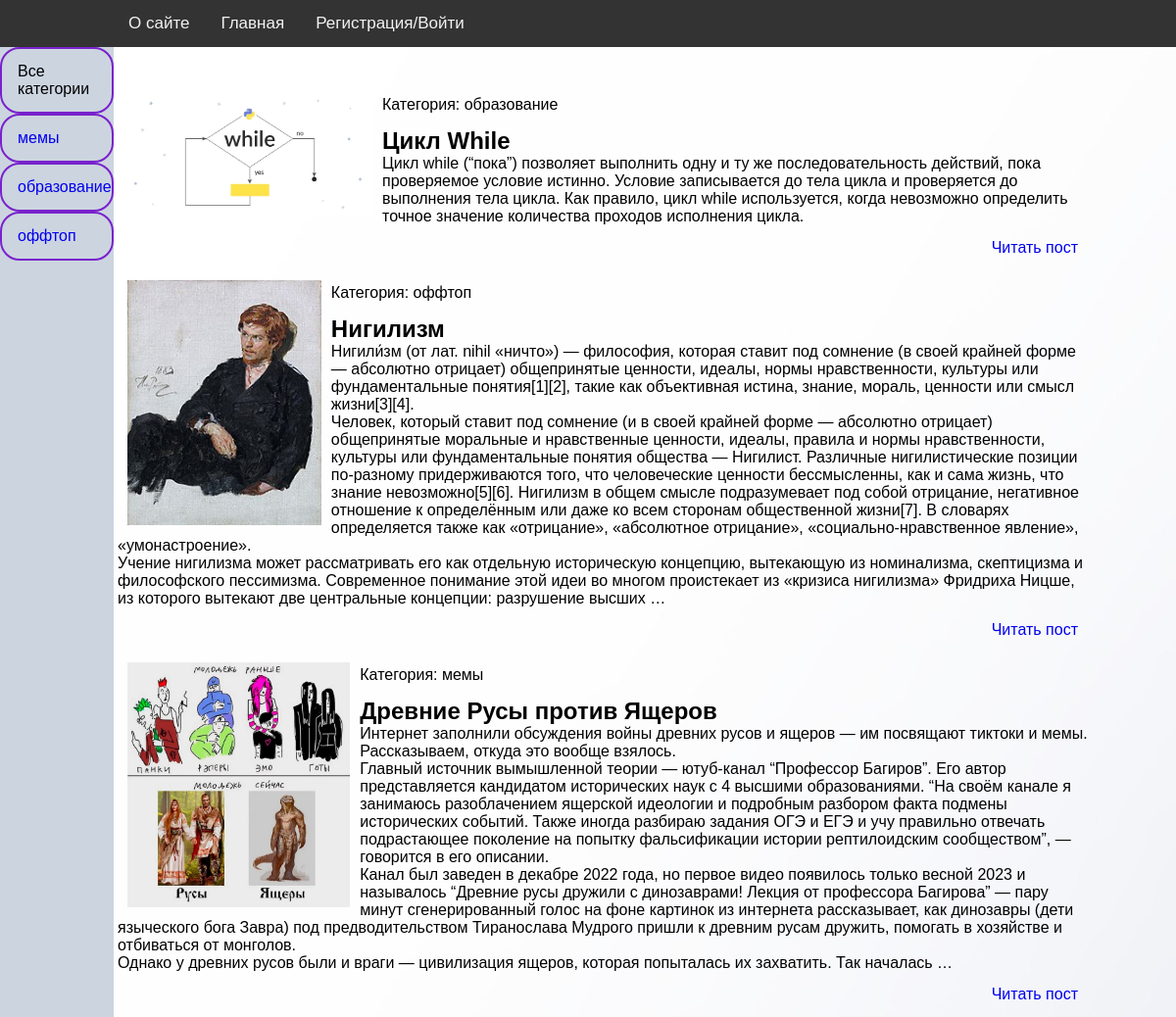
Before: / with the older database file.
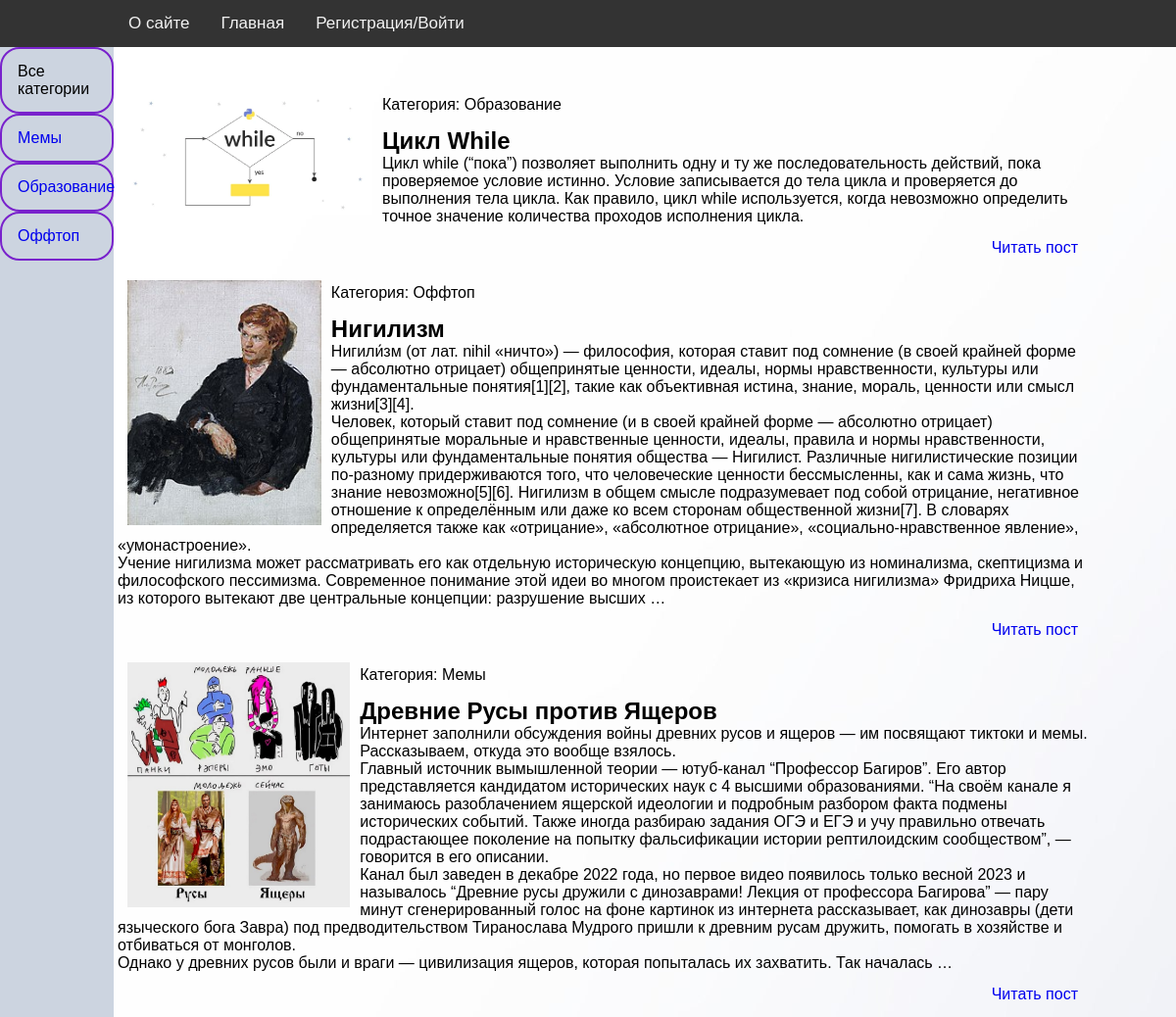
After: the same page with the newer database file.
### blog/models.py (models this page shows, shortened)
class Category(models.Model):
    name = models.CharField(max_length=100, db_index=True, verbose_name='Категория')
    slug = models.SlugField(max_length=255, unique=True, db_index=True, verbose_name='URL')
    class Meta:
        verbose_name = 'Категория'
        verbose_name_plural = 'Категории'
        ordering = ['id']
    def __str__(self):
        return self.name
    def get_absolute_url(self):
        return reverse('category', kwargs={'cat_slug': self.slug})

class StandartPost(models.Model):
    title = models.CharField(max_length=255, verbose_name='Заголовок')
    slug = models.SlugField(max_length=255, unique=True, db_index=True, verbose_name='URL')
    post_author = models.TextField(blank=True, verbose_name='Автор')
    post_header_image = models.ImageField(upload_to='photos/%d/%m/%Y', null=True, verbose_name='Картинка')
    post_text = models.TextField(blank=True, verbose_name='Текст')
    time_create = models.DateTimeField(auto_now_add=True, verbose_name='Время создания', null=True)
    time_update = models.DateTimeField(auto_now=True, verbose_name='Время обновления', null=True)
    is_published = models.BooleanField(default=True, verbose_name='Опубликовано')
    cat = models.ForeignKey('Category', on_delete=models.PROTECT, verbose_name='Категория')
    class Meta:
        verbose_name = 'Пост'
        verbose_name_plural = 'Посты'
        ordering = ['time_create', 'title']
    def get_absolute_url(self):
        return reverse('post', kwargs={'post_slug': self.slug})

### blog/views.py (the view)
# urls.py: path('', BlogHome.as_view(), name='home'),
class BlogHome(DataMixin, ListView):
    model = StandartPost
    template_name = 'blog/index.html'
    context_object_name = 'posts'
    def get_context_data(self, *, object_list=None, **kwargs):
        context = super().get_context_data(**kwargs)
        c_def = self.get_user_context(title="Главная страница")
        context.update(c_def)
        return context
    def get_queryset(self):
        return StandartPost.objects.filter(is_published=True)

### blog/utils.py (called while the page is built)
    def get_user_context(self, **kwargs):
        context = kwargs
        cats = Category.objects.annotate(Count('standartpost'))
        user_menu = menu_buttons.copy()
        if not self.request.user.is_authenticated:
            user_menu.pop(2)
        context['menu'] = user_menu
        context['cats'] = cats
        if 'cat_selected' not in context:
            context['cat_selected'] = 0
        return context

### blog/templates/blog/index.html (shortened to what this page needs)
{% extends "blog/base.html" %}
{% load static%}
{% block content %}
    {% for p in posts %}
    <div class="preview">
         {% if p.post_header_image %}
        <img class="post-image" src="{{ p.post_header_image.url }}" alt="#">
        {% endif %}
        <p class="category">Категория: {{ p.cat }}</p>
        <h2>{{ p.title }}</h2>
        <p>{{ p.post_text|linebreaks|truncatewords:150 }}</p>
        <div class="link-read-post">
            <a href="{{ p.get_absolute_url }}">Читать пост</a>
        </div>
    </div>
    {% endfor %}
{% endblock %}

### blog/templates/blog/base.html (shortened to what this page needs)
<!DOCTYPE html>
{%  load static %}
<html lang="ru">
    <head>
        <link rel="stylesheet"  type="text/css" href="{% static 'blog/css/styles.css' %}">
    </head>
    <body>
        <div>
            <div class="topnav">
                <nav>
                {% for  m in menu %}
                    {% if not forloop.last %}
                        <a href="{% url  m.url_name %}">{{ m.title }}</a>
                    {% else %}
                        <a href="{% url  m.url_name %}">{{ m.title }}</a>
                    {% endif %}
                {% endfor %}
                </nav>
            </div>
        </div>
        <div class="sidenav">
            {% if cat_selected == 0 %}
                <p>Все категории</p>
            {% else %}
                <a href="{% url 'home' %}">Все категории</a>
            {% endif %}
            {% for c in cats %}
            {% if c.standartpost__count > 0%}
                {% if  c.pk == cat_selected %}
                    <p>{{ c.name }}</p>
                {% else %}
                    <a href="{{ c.get_absolute_url }}">{{c.name}}</a>
                {% endif %}
            {% endif %}
            {% endfor %}
        </div>
        <div class="maincontent">
            {% block content %}
            {% endblock %}
        </div>
    </body>
</html>

### blog/static/blog/css/styles.css (style rules this page uses)
* { padding: 0; margin: 0; }
body { font-family: 'Arial'; background: url('../images/main_back.jpg'); }
.maincontent { min-height: 250 px; margin-top: 3%; margin-down: 2%; padding-right: 7%; padding-left: 10%; }
.topnav { padding-left: 115px; margin: 0; overflow: hidden; background-color: #333; }
.topnav a { float: left; color: #f2f2f2; text-align: center; padding: 14px 16px; text-decoration: none; font-size: 17px; }
.sidenav { height: 100%; width 250 px; position: fixed; background-color: #ccd4e0; }
.sidenav a { display: block; padding: 14px 16px ; margin-left: auto; margin-right: auto; text-decoration: none; border: 2px solid #7922CC; border-radius: 20px; width: 80px; }
.sidenav p { display: block; padding: 14px 16px ; text-decoration: none; border: 2px solid #7922CC; border-radius: 20px; width: 80px; }
.link-read-post a { display: block; text-align: right; padding: 14px 16px; text-decoration: none; }
.category { padding: 14px 0; }
.preview { display: inline-block; border 5px sold #eaeaea; border-radius: 6px; }
.post-image { float: left; margin: 10px 10px; max-width: 250px; max-height: 250px; }

Changed rows visible on the page:
changed Category: name "мемы" → "Мемы"
changed Category: name "образование" → "Образование"
changed Category: name "оффтоп" → "Оффтоп"
changed through a linked row, StandartPost "Цикл While": cat "образование" → "Образование"
changed through a linked row, StandartPost "Нигилизм": cat "оффтоп" → "Оффтоп"
changed through a linked row, StandartPost "Древние Русы против Ящеров": cat "мемы" → "Мемы"
